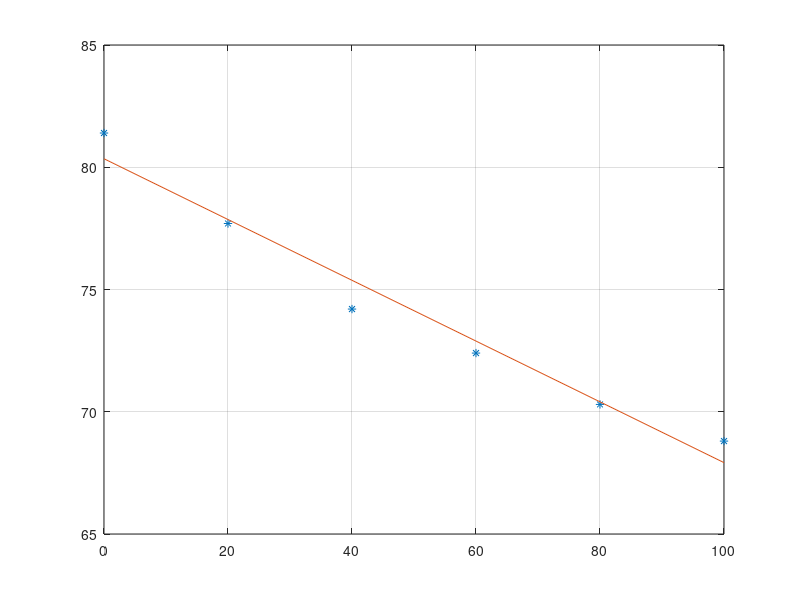

The MATLAB source for this figure:
clear
clc
x = [0 20 40 60 80 100];
y = [81.4 77.7 74.2 72.4 70.3 68.8];
n = length(x);
M = 1; %Grau do ajuste
for i=1:M+1
  for j=1:M+1
    a(i,j) = 0;
    for k=1 : n
      a(i,j) = a(i,j)+x(k)^(j+i-2);
    end
  end
  b(i) = 0;
  for k=1:n
      b(i) = b(i) + y(k)*x(k)^(i-1);
  end
end

a
b
%det(a)
%cond(a)

c=a\b' %resolve o sistema linear

for k=1 : n
  g(k) = 0;
  for i=1 : M+1
    g(k) = g(k) + c(i)*x(k)^(i-1);
  endfor
end

d = sum((y-g).^2) % quanto menor, melhor o ajuste
plot(x, y, '*')
hold on
grid
plot(x, g)

